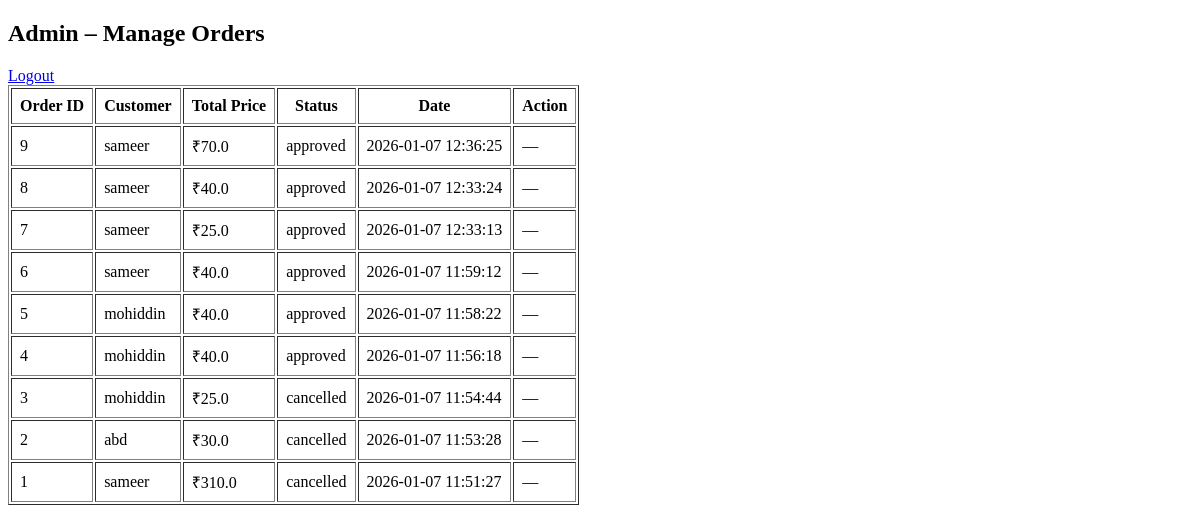
Before: /admin_orders (signed in) with the older database file.
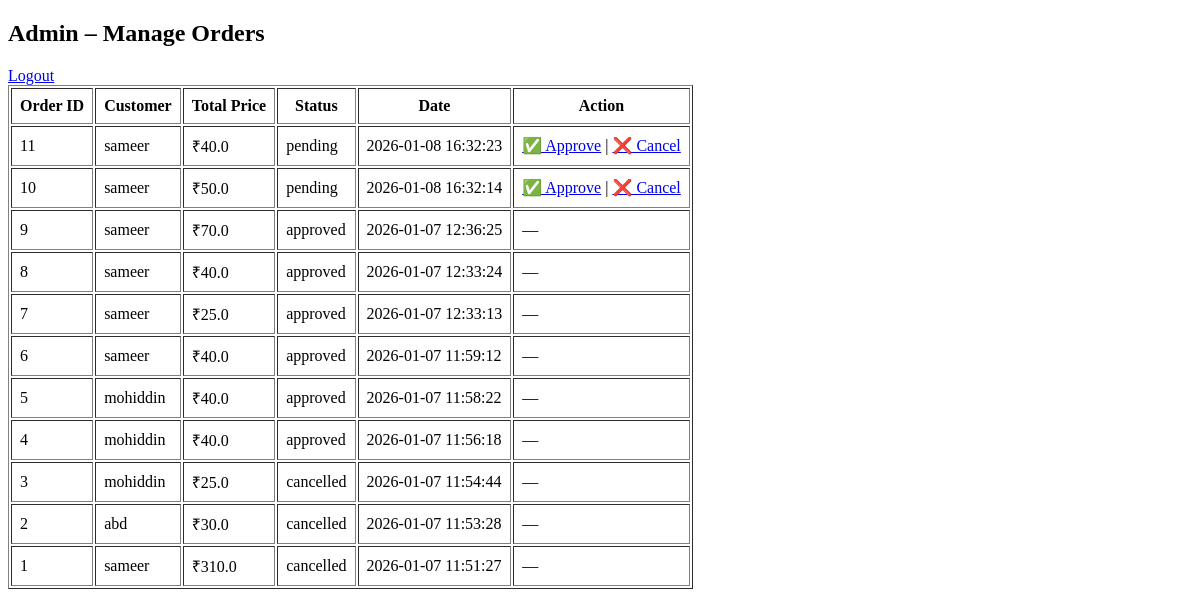
After: the same page with the newer database file.
### tables this page shows
CREATE TABLE orders (
    id INTEGER PRIMARY KEY AUTOINCREMENT,
    user_id INTEGER,
    product_id INTEGER,
    quantity INTEGER,
    status TEXT
, total_price REAL, created_at TEXT);

CREATE TABLE users (
    id INTEGER PRIMARY KEY AUTOINCREMENT,
    username TEXT NOT NULL,
    email TEXT NOT NULL UNIQUE,
    password TEXT NOT NULL,
    role TEXT NOT NULL
);

### app.py (the view)
@app.route("/admin_orders")
def admin_orders():
    if session.get("role") != "admin":
        return "Access denied", 403
    db = get_db()
    orders = db.execute("""
        SELECT
            orders.id AS order_id,
            orders.created_at,
            orders.status,
            orders.total_price,
            users.username AS customer_name
        FROM orders
        JOIN users ON orders.user_id = users.id
        ORDER BY orders.created_at DESC
    """).fetchall()
    return render_template("admin_orders.html", orders=orders)

### app.py (called while the page is built)
def get_db():
    conn = sqlite3.connect("store.db")
    conn.row_factory = sqlite3.Row
    return conn

### templates/admin_orders.html (shortened to what this page needs)
<!DOCTYPE html>
<html lang="en">
  <head>
  </head>
  <body>
    <h2>Admin – Manage Orders</h2>
    <a href="{{ url_for('admin_logout') }}">Logout</a>
    <table border="1" cellpadding="8">
      <tr>
        <th>Order ID</th>
        <th>Customer</th>
        <th>Total Price</th>
        <th>Status</th>
        <th>Date</th>
        <th>Action</th>
      </tr>
      {% for o in orders %}
      <tr>
        <td>{{ o.order_id }}</td>
        <td>{{ o.customer_name }}</td>
        <td>₹{{ o.total_price }}</td>
        <td>{{ o.status }}</td>
        <td>{{ o.created_at }}</td>
        <td>
          {% if o.status == 'pending' %}
            <a href="{{ url_for('admin_update_order', order_id=o.order_id, new_status='approved') }}">✅ Approve</a>
            |
            <a href="{{ url_for('admin_update_order', order_id=o.order_id, new_status='cancelled') }}">❌ Cancel</a>
          {% else %}
            —
          {% endif %}
        </td>
      </tr>
      {% endfor %}
    </table>
  </body>
</html>

Changed rows visible on the page:
added orders: order_id "11", customer_name "sameer", total_price "40.0", status "pending", created_at "2026-01-08 16:32:23"
added orders: order_id "10", customer_name "sameer", total_price "50.0", status "pending", created_at "2026-01-08 16:32:14"
